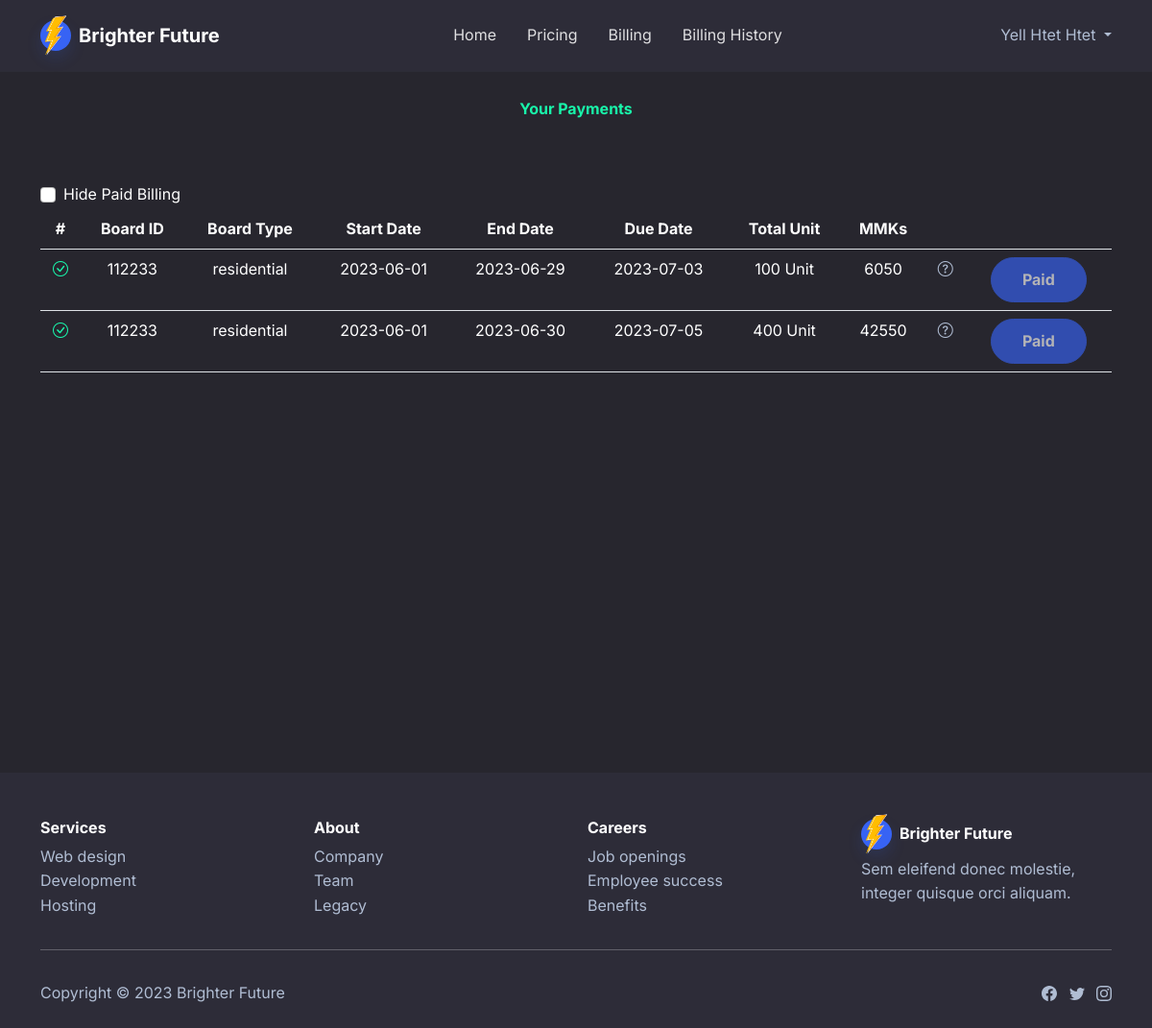
The app's page /billing.php (signed in) with its own data.
### tables this page shows
CREATE TABLE `billing` (
  `id` int(11) NOT NULL,
  `user_id` int(11) NOT NULL,
  `board_id` bigint(20) NOT NULL,
  `start_date` date NOT NULL,
  `end_date` date NOT NULL,
  `due_date` date NOT NULL,
  `paid` tinyint(1) NOT NULL,
  `bill_amount` int(255) NOT NULL,
  `kw` int(11) NOT NULL
);

### dbconnect.php (called while the page is built, shortened)
<?php
class DataBase
{
  public $db;
  function __construct($db)
  {
    try {
      $pdo = new PDO("mysql:host=localhost;dbname=original", "root", "");
    } catch (PDOException $e) {
      echo $e->getMessage();
      die();
    }
    $this->db = $pdo;
  }
  public function current_user_billings()
  {
    $statement = $this->db->prepare("select * from billing where user_id = " . $_SESSION['current_user']->id);
    $statement->execute();
    $billings = $statement->fetchAll(PDO::FETCH_OBJ);
    return $billings;
  }
  public function getNonResdentailPrice()
  {
    $statement = $this->db->prepare("select * from non_residentail_price ");
    $statement->execute();
    $billings = $statement->fetchAll(PDO::FETCH_OBJ);
    return $billings;
  }
  public function getBoardType($boardId)
  {
    $statement = $this->db->prepare("select * from electricity_board where board_id= $boardId ");
    $statement->execute();
    $board = $statement->fetchAll(PDO::FETCH_OBJ);
    return $board[0];
  }
}

### bootstrap.php (called while the page is built, shortened)
<?php
require "dbconnect.php";
$pdo = getPDO();
$db = new DataBase($pdo);

### billing.php (the view, shortened to what this page needs)
<?php include "nav.php"; ?>
<?php
$billings = $db->current_user_billings();
$prices_N = $db->getNonResdentailPrice();
?>
<section class="py-5 bg-dark" style="margin-top:-70px; min-height:100vh;">
    <div class="container py-5">
        <div class="row mb-2 mb-lg-5">
            <div class="col-md-8 col-xl-6 text-center mx-auto">
                <p class="fw-bold text-success mb-2">Your Payments</p>
            </div>
        </div>
        <div>
            <div class="table-responsive">
                <table class="table" style="border">
                    <thead class="thead-light">
                        <tr>
                            <div class="form-check">
                                <input class="form-check-input" type="checkbox" value="" id="hidePaid" />
                                <label class="form-check-label" for="flexCheckDefault">Hide Paid Billing</label>
                            </div>
                        </tr>
                        <tr class="text-center">
                            <th scope="col">#</th>
                            <th>Board ID</th>
                            <th>Board Type</th>
                            <th scope="col">Start Date</th>
                            <th scope="col">End Date</th>
                            <th scope="col">Due Date</th>
                            <th scope="col">Total Unit</th>
                            <th scope="col">MMKs</th>
                            <th></th>
                            <th></th>
                        </tr>
                    </thead>
                    <tbody>
                        <?php foreach ($billings as $index => $billing): ?>
                            <tr id="billing<?php echo $billing->id; ?>"
                                class="text-center <?php echo $billing->paid ? 'paid' : ''; ?>">
                                <th scope="row">
                                    <div class="text-<?php echo $billing->paid ? 'success' : 'danger'; ?> ">
                                        <?php echo $billing->paid ? '<i class="bi bi-check-circle"></i>' : '<i class="bi bi-exclamation-circle"></i>'; ?>
                                    </div>
                                </th>
                                <td>
                                    <?php echo $billing->board_id; ?>
                                </td>
                                <td>
                                    <?php echo $db->getBoardType($billing->board_id)->type ? "residential" : "non-residentail"; ?>
                                </td>
                                <td>
                                    <?php echo $billing->start_date; ?>
                                </td>
                                <td>
                                    <?php echo $billing->end_date; ?>
                                </td>
                                <td>
                                    <?php echo $billing->due_date; ?>
                                </td>
                                <td>
                                    <?php echo $billing->kw; ?> Unit
                                </td>
                                <td>
                                    <?php echo $billing->bill_amount; ?>
                                    <br>
                                </td>
                                <td>
                                    <a class="link" data-bs-toggle="collapse" aria-expanded="false"
                                        aria-controls="collapse-1" href="#collapse-<?php echo $billing->id; ?>"
                                        role="button">
                                        <i class="bi bi-question-circle"></i>
                                    </a>
                                </td>
                                <td>
                                    <button class="btn btn-primary <?php echo $billing->paid ? "disabled" : ''; ?>"
                                        type="button" data-bs-toggle="modal"
                                        data-bs-target="#payment<?php echo $billing->id; ?>">
                                        <?php echo $billing->paid ? "Paid" : 'Pay'; ?>
                                    </button>
                                </td>
                            </tr>
                        <?php endforeach; ?>
                    </tbody>
                </table>
            </div>
        </div>
    </div>
</section>
<?php include 'footer.php'; ?>
</body>
</html>

### records on screen
billing: paid 1 (drawn), board "112233", shows "residential", start_date "2023-06-01", end_date "2023-06-29", due_date "2023-07-03", kw "100", bill_amount "6050"
billing: paid 1 (drawn), board "112233", shows "residential", start_date "2023-06-01", end_date "2023-06-30", due_date "2023-07-05", kw "400", bill_amount "42550"

### other values on screen
$_SESSION['current_user']->name "Yell Htet Htet"
